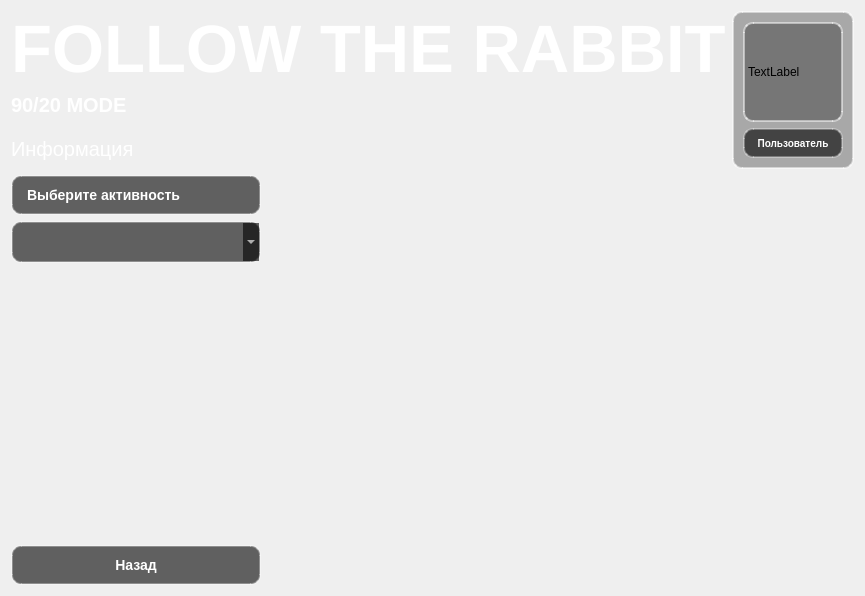
<?xml version="1.0" encoding="UTF-8"?>
<ui version="4.0">
 <class>Form90_20</class>
 <widget class="QWidget" name="Form90_20">
  <property name="geometry">
   <rect>
    <x>0</x>
    <y>0</y>
    <width>834</width>
    <height>596</height>
   </rect>
  </property>
  <property name="windowTitle">
   <string>Form</string>
  </property>
  <layout class="QVBoxLayout" name="verticalLayout_7">
   <item>
    <layout class="QVBoxLayout" name="verticalLayout_6">
     <item>
      <layout class="QHBoxLayout" name="horizontalLayout_2">
       <item>
        <layout class="QVBoxLayout" name="verticalLayout_3">
         <item alignment="Qt::AlignmentFlag::AlignLeft|Qt::AlignmentFlag::AlignBottom">
          <widget class="QLabel" name="label">
           <property name="font">
            <font>
             <pointsize>50</pointsize>
             <bold>true</bold>
            </font>
           </property>
           <property name="styleSheet">
            <string notr="true">color:white</string>
           </property>
           <property name="text">
            <string>FOLLOW THE RABBIT</string>
           </property>
           <property name="alignment">
            <set>Qt::AlignmentFlag::AlignBottom|Qt::AlignmentFlag::AlignLeading|Qt::AlignmentFlag::AlignLeft</set>
           </property>
          </widget>
         </item>
         <item alignment="Qt::AlignmentFlag::AlignLeft|Qt::AlignmentFlag::AlignTop">
          <widget class="QLabel" name="label_3">
           <property name="sizePolicy">
            <sizepolicy hsizetype="Preferred" vsizetype="Fixed">
             <horstretch>0</horstretch>
             <verstretch>0</verstretch>
            </sizepolicy>
           </property>
           <property name="minimumSize">
            <size>
             <width>0</width>
             <height>30</height>
            </size>
           </property>
           <property name="maximumSize">
            <size>
             <width>16777215</width>
             <height>30</height>
            </size>
           </property>
           <property name="font">
            <font>
             <pointsize>15</pointsize>
             <bold>true</bold>
            </font>
           </property>
           <property name="styleSheet">
            <string notr="true">QLabel {

    color: white;
    
}
</string>
           </property>
           <property name="text">
            <string>90/20 MODE</string>
           </property>
           <property name="alignment">
            <set>Qt::AlignmentFlag::AlignLeading|Qt::AlignmentFlag::AlignLeft|Qt::AlignmentFlag::AlignTop</set>
           </property>
          </widget>
         </item>
         <item alignment="Qt::AlignmentFlag::AlignLeft|Qt::AlignmentFlag::AlignTop">
          <widget class="QLabel" name="label_7">
           <property name="sizePolicy">
            <sizepolicy hsizetype="Preferred" vsizetype="Fixed">
             <horstretch>0</horstretch>
             <verstretch>0</verstretch>
            </sizepolicy>
           </property>
           <property name="minimumSize">
            <size>
             <width>0</width>
             <height>30</height>
            </size>
           </property>
           <property name="maximumSize">
            <size>
             <width>16777215</width>
             <height>30</height>
            </size>
           </property>
           <property name="font">
            <font>
             <pointsize>15</pointsize>
            </font>
           </property>
           <property name="styleSheet">
            <string notr="true">color:white</string>
           </property>
           <property name="text">
            <string>Информация</string>
           </property>
          </widget>
         </item>
        </layout>
       </item>
       <item>
        <spacer name="horizontalSpacer_4">
         <property name="orientation">
          <enum>Qt::Orientation::Horizontal</enum>
         </property>
         <property name="sizeHint" stdset="0">
          <size>
           <width>40</width>
           <height>20</height>
          </size>
         </property>
        </spacer>
       </item>
       <item>
        <layout class="QVBoxLayout" name="verticalLayout_4">
         <item>
          <widget class="QFrame" name="frame">
           <property name="styleSheet">
            <string notr="true">QFrame {
    border: 2px solid rgba(255,255,255,0.5);
    border-radius: 10px;
    background: rgba(0,0,0,0.3);
}</string>
           </property>
           <property name="frameShape">
            <enum>QFrame::Shape::StyledPanel</enum>
           </property>
           <property name="frameShadow">
            <enum>QFrame::Shadow::Raised</enum>
           </property>
           <layout class="QVBoxLayout" name="verticalLayout_8">
            <item>
             <widget class="QLabel" name="label_5">
              <property name="sizePolicy">
               <sizepolicy hsizetype="Fixed" vsizetype="Fixed">
                <horstretch>0</horstretch>
                <verstretch>0</verstretch>
               </sizepolicy>
              </property>
              <property name="minimumSize">
               <size>
                <width>100</width>
                <height>100</height>
               </size>
              </property>
              <property name="maximumSize">
               <size>
                <width>100</width>
                <height>100</height>
               </size>
              </property>
              <property name="text">
               <string>TextLabel</string>
              </property>
             </widget>
            </item>
            <item>
             <widget class="QLabel" name="label_4">
              <property name="sizePolicy">
               <sizepolicy hsizetype="Fixed" vsizetype="Fixed">
                <horstretch>0</horstretch>
                <verstretch>0</verstretch>
               </sizepolicy>
              </property>
              <property name="minimumSize">
               <size>
                <width>100</width>
                <height>30</height>
               </size>
              </property>
              <property name="maximumSize">
               <size>
                <width>100</width>
                <height>30</height>
               </size>
              </property>
              <property name="styleSheet">
               <string notr="true">QLabel {
    background: rgba(0, 0, 0, 0.6);
    color: white;
    border: 2px solid rgba(255, 255, 255, 0.3);
    border-radius: 10px;
    font-size: 10px;
    font-weight: bold;
   
}
</string>
              </property>
              <property name="text">
               <string>Пользователь</string>
              </property>
              <property name="alignment">
               <set>Qt::AlignmentFlag::AlignCenter</set>
              </property>
             </widget>
            </item>
           </layout>
          </widget>
         </item>
        </layout>
       </item>
      </layout>
     </item>
     <item>
      <layout class="QHBoxLayout" name="horizontalLayout">
       <item>
        <layout class="QVBoxLayout" name="verticalLayout">
         <item>
          <widget class="QLabel" name="label_2">
           <property name="styleSheet">
            <string notr="true">QLabel {
    background: rgba(0, 0, 0, 0.6);
    color: white;
    border: 2px solid rgba(255, 255, 255, 0.3);
    border-radius: 10px;
    font-size: 14px;
    font-weight: bold;
    padding: 10px;
}
</string>
           </property>
           <property name="text">
            <string>Выберите активность</string>
           </property>
          </widget>
         </item>
         <item>
          <widget class="QComboBox" name="comboBox">
           <property name="styleSheet">
            <string notr="true">QComboBox {
    background: rgba(0, 0, 0, 0.6);
    color: white;
    border: 2px solid rgba(255, 255, 255, 0.3);
    border-radius: 10px;
    font-size: 14px;
    font-weight: bold;
    padding: 10px;
}

QComboBox:hover {
    background: rgba(100, 100, 100, 0.7);
    border-color: rgba(255, 255, 255, 0.6);
}
QComboBox:pressed {
    background: rgba(50, 50, 50, 0.8);
}</string>
           </property>
          </widget>
         </item>
         <item>
          <spacer name="verticalSpacer">
           <property name="orientation">
            <enum>Qt::Orientation::Vertical</enum>
           </property>
           <property name="sizeHint" stdset="0">
            <size>
             <width>20</width>
             <height>40</height>
            </size>
           </property>
          </spacer>
         </item>
         <item>
          <widget class="QPushButton" name="pushButton">
           <property name="sizePolicy">
            <sizepolicy hsizetype="Fixed" vsizetype="Fixed">
             <horstretch>0</horstretch>
             <verstretch>0</verstretch>
            </sizepolicy>
           </property>
           <property name="minimumSize">
            <size>
             <width>250</width>
             <height>0</height>
            </size>
           </property>
           <property name="styleSheet">
            <string notr="true">QPushButton {
    background: rgba(0, 0, 0, 0.6);
    color: white;
    border: 2px solid rgba(255, 255, 255, 0.3);
    border-radius: 10px;
    font-size: 14px;
    font-weight: bold;
    padding: 10px;
}

QPushButton:hover {
    background: rgba(100, 100, 100, 0.7);
    border-color: rgba(255, 255, 255, 0.6);
}

QPushButton:pressed {
    background: rgba(50, 50, 50, 0.8);
}</string>
           </property>
           <property name="text">
            <string>Назад</string>
           </property>
          </widget>
         </item>
        </layout>
       </item>
       <item>
        <spacer name="horizontalSpacer_3">
         <property name="orientation">
          <enum>Qt::Orientation::Horizontal</enum>
         </property>
         <property name="sizeHint" stdset="0">
          <size>
           <width>40</width>
           <height>20</height>
          </size>
         </property>
        </spacer>
       </item>
       <item>
        <layout class="QVBoxLayout" name="verticalLayout_5"/>
       </item>
       <item>
        <layout class="QVBoxLayout" name="verticalLayout_2">
         <item>
          <layout class="QHBoxLayout" name="buttonlayout"/>
         </item>
         <item>
          <layout class="QVBoxLayout" name="pomodoro_layout"/>
         </item>
        </layout>
       </item>
      </layout>
     </item>
    </layout>
   </item>
  </layout>
 </widget>
 <resources/>
 <connections/>
</ui>
